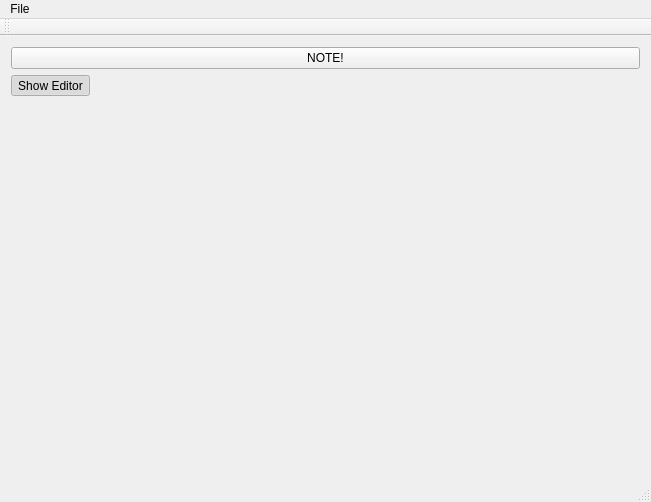
<?xml version="1.0" encoding="UTF-8"?>
<ui version="4.0">
 <class>MainWindow</class>
 <widget class="QMainWindow" name="MainWindow">
  <property name="geometry">
   <rect>
    <x>0</x>
    <y>0</y>
    <width>651</width>
    <height>502</height>
   </rect>
  </property>
  <property name="windowTitle">
   <string>MainWindow</string>
  </property>
  <widget class="QWidget" name="centralWidget">
   <layout class="QVBoxLayout" name="verticalLayout">
    <item>
     <widget class="QPushButton" name="testNoteButton">
      <property name="text">
       <string>NOTE!</string>
      </property>
     </widget>
    </item>
    <item>
     <widget class="QToolButton" name="showEditorButton">
      <property name="text">
       <string>Show Editor</string>
      </property>
      <property name="checkable">
       <bool>true</bool>
      </property>
      <property name="checked">
       <bool>true</bool>
      </property>
     </widget>
    </item>
    <item>
     <widget class="QWidget" name="vstPlaceholder" native="true"/>
    </item>
   </layout>
  </widget>
  <widget class="QMenuBar" name="menuBar">
   <property name="geometry">
    <rect>
     <x>0</x>
     <y>0</y>
     <width>651</width>
     <height>22</height>
    </rect>
   </property>
   <widget class="QMenu" name="menuFile">
    <property name="title">
     <string>File</string>
    </property>
   </widget>
   <addaction name="menuFile"/>
  </widget>
  <widget class="QToolBar" name="mainToolBar">
   <attribute name="toolBarArea">
    <enum>TopToolBarArea</enum>
   </attribute>
   <attribute name="toolBarBreak">
    <bool>false</bool>
   </attribute>
  </widget>
  <widget class="QStatusBar" name="statusBar"/>
 </widget>
 <layoutdefault spacing="6" margin="11"/>
 <resources/>
 <connections/>
</ui>
